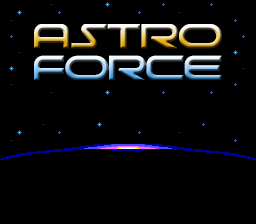

Below is a game level as drawn by its tile map, then a one-line description and the .tmx that defines it (tile-layer data replaced by summaries):
An orthogonal 32x28 tile map with 8x8 px tiles, 1 tile layer (Capa de Patrones 1).

<map version="1.0" orientation="orthogonal" width="32" height="28" tilewidth="8" tileheight="8">
 <tileset firstgid="1" name="logotiles" tilewidth="8" tileheight="8">
  <image source="logotiles.png" width="192" height="96" />
 </tileset>
 <layer name="Capa de Patrones 1" width="32" height="28">
  <data>[896 cells, 896 non-empty, 235 distinct tile ids]</data>
 </layer>
</map>